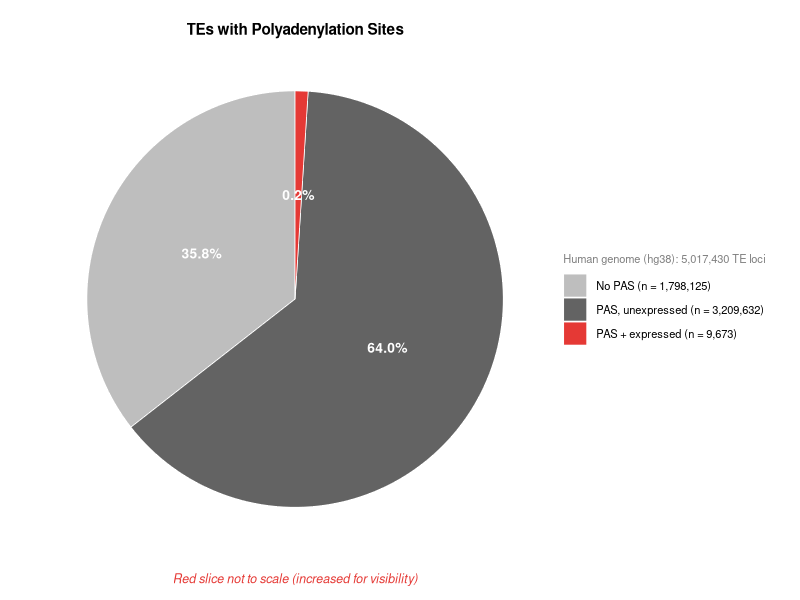
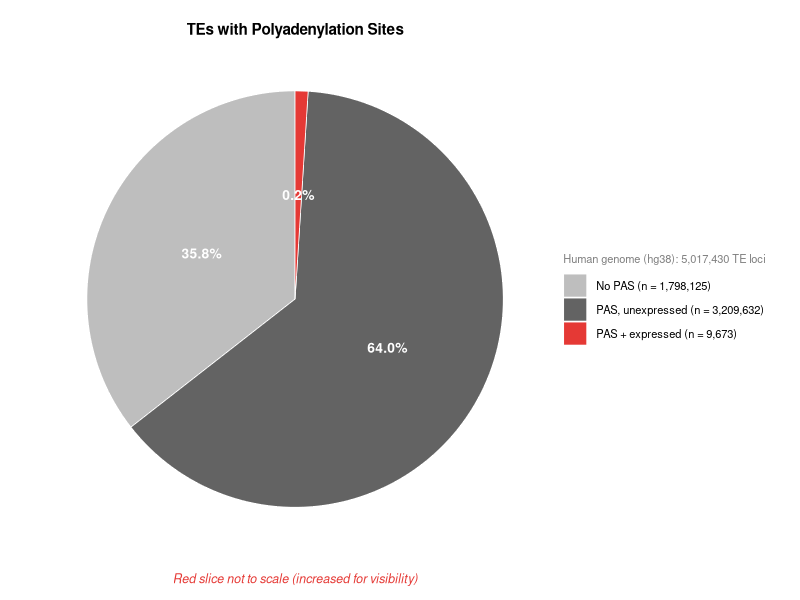

These figures' R source, in order:
library(ggplot2)
# setwd("path/to/your/output/directory")

# Values below are outputs from te_pas_analysis.sbatch
# Update these if running on a different dataset
total <- 5017430; has_pas <- 3219305; expressed_pas <- 9673
no_pas <- total - has_pas          # 1,798,125
unexpressed <- has_pas - expressed_pas  # 3,209,632

# Inflate red slice to 1% for visibility
disp_exp <- total * 0.01
rem <- total - disp_exp
disp_no  <- rem * (no_pas / (no_pas + unexpressed))
disp_unx <- rem * (unexpressed / (no_pas + unexpressed))

labs <- c("No PAS (n = 1,798,125)", "PAS, unexpressed (n = 3,209,632)", "PAS + expressed (n = 9,673)")
df <- data.frame(
  category = factor(labs, levels = labs),
  display  = c(disp_no, disp_unx, disp_exp),
  pct      = c("35.8%", "64.0%", "0.2%")
)

ggplot(df, aes("", display, fill = category)) +
  geom_col(width = 1, color = "white", linewidth = 0.25) +
  coord_polar(theta = "y") +
  geom_text(aes(label = pct), position = position_stack(vjust = 0.5),
            color = "white", fontface = "bold", size = 3.5) +
  scale_fill_manual(values = c("grey", "#636363", "#e53935"), labels = labs) +
  labs(title   = "TEs with Polyadenylation Sites",
       caption = "Red slice not to scale (increased for visibility)",
       fill    = "Human genome (hg38): 5,017,430 TE loci") +
  theme_void(base_size = 13) +
  theme(plot.title      = element_text(hjust = 0.5, face = "bold", size = 11),
        plot.caption    = element_text(hjust = 0.5, color = "#e53935", size = 9,
                                       face = "italic", margin = margin(t = 10)),
        legend.position = "right",
        legend.title    = element_text(size = 8, color = "grey50"),
        legend.text     = element_text(size = 8),
        plot.margin     = margin(10, 10, 10, 10))

ggsave("te_pie.pdf", width = 5.5, height = 4.5)
